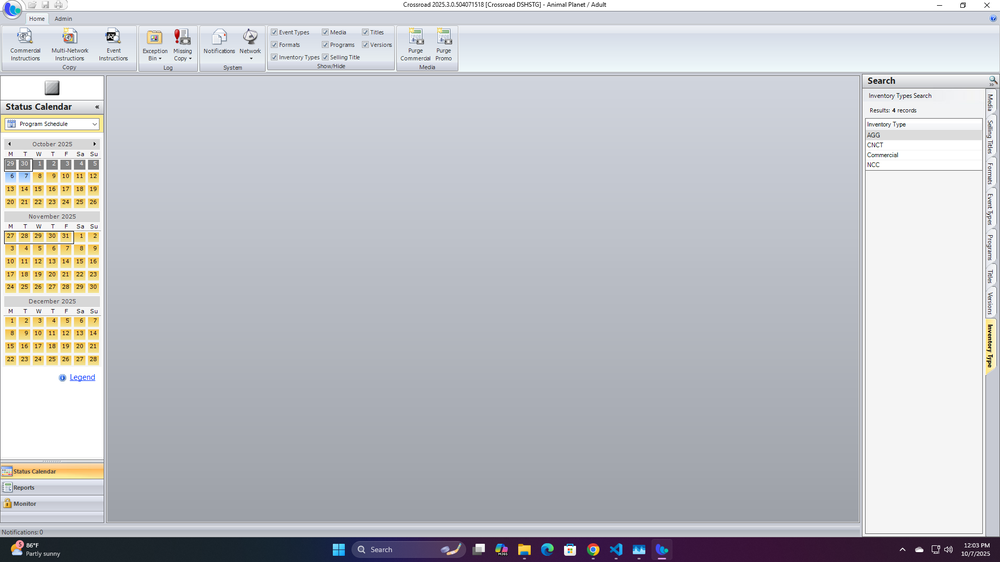
#> input picture src/workflow_module/actions_2/assets/Full_App_Screenshoot.png, 1000 x 562 px, shrunk from 1920 x 1080 before the run; its folder holds only this picture in this run
$ python -i computer_vision_utils.py   (imports and definitions only)
#> lines starting #> are read from the running program, lines starting #| are printed output that depends on the picture; after the words box and inside, x2 and y2 are one past the last pixel; in counts of white or black regions, pixels touching at a corner belong together
#> further down, picture is the input picture: shape (562, 1000, 3); mean B, G, R 198.7, 193.5, 191.4
#!/usr/bin/env python3
"""
Computer Vision Helper Module

This module provides basic OpenCV functionality for image processing,
screenshot capture, and visual verification operations.

Core Functions:
- take_screenshot: Capture current screen state
- save_screenshot: Save screenshot to file
- load_image: Load image from file
- convert_color: Convert between color spaces

This module focuses on low-level CV operations that other modules can build upon.
"""

import cv2
import numpy as np
import pyautogui
from typing import Optional, Tuple, Dict
from datetime import datetime
from pathlib import Path


# [162 lines left out: functions take_screenshot, save_screenshot, load_image, crop_image, not called in this run]

def preprocess_image_for_ocr(image: np.ndarray) -> Optional[np.ndarray]:
    """
    Preprocess an image for OCR to remove artifacts like cursors and underlines.

    Args:
        image: Input image to preprocess

    Returns:
        Preprocessed image or None if failed
    """
    try:
        if image is None:
            return None

        # Convert to grayscale
        gray = cv2.cvtColor(image, cv2.COLOR_BGR2GRAY)
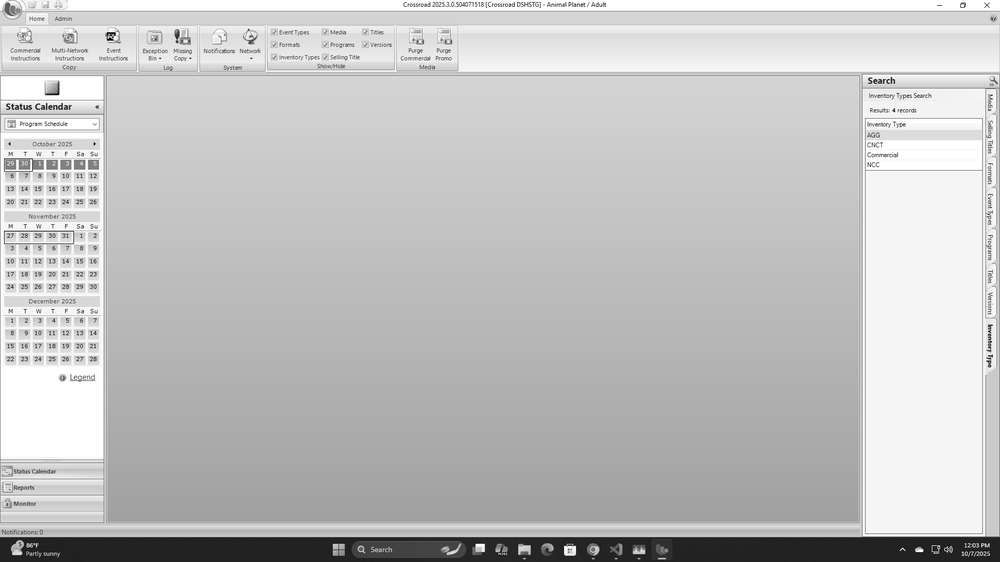
#> gray: shape (562, 1000); min 0, max 255, mean 193.6

        # Apply adaptive thresholding to binarize the image
        thresh = cv2.adaptiveThreshold(
            gray, 255, cv2.ADAPTIVE_THRESH_GAUSSIAN_C,
            cv2.THRESH_BINARY_INV, 11, 2
        )
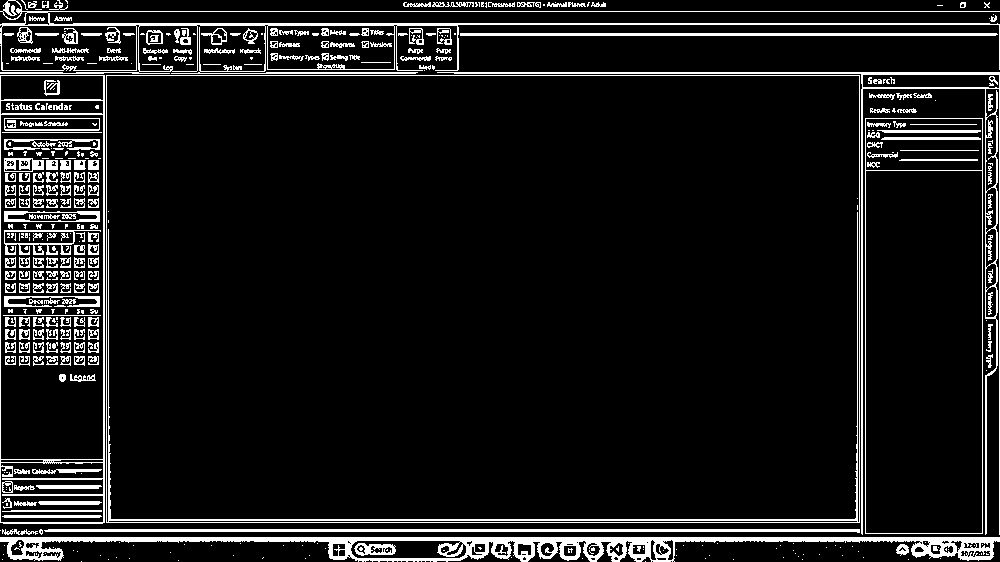
#> thresh: shape (562, 1000); 9% white; 454 white regions (215 under 20 px), largest, box (x1, y1, x2, y2) and area: (0, 537, 1000, 562) 9037, (0, 0, 1000, 74) 5483, (106, 75, 860, 523) 4692

        # Apply morphological operations to remove small artifacts (e.g., cursor)
        kernel = np.ones((3,3), np.uint8)
        cleaned = cv2.morphologyEx(thresh, cv2.MORPH_OPEN, kernel, iterations=1)
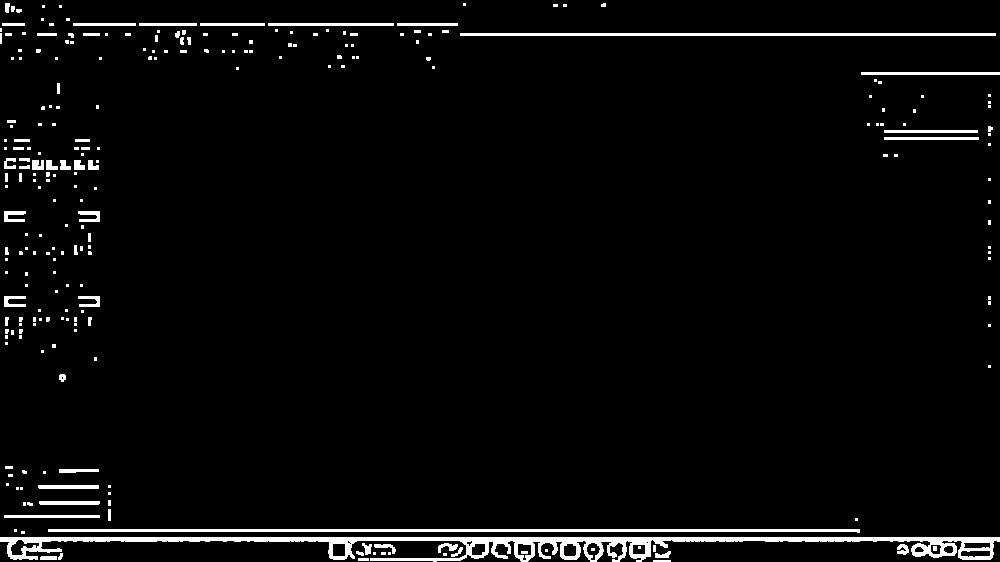
#> cleaned: shape (562, 1000); 3.6% white; 252 white regions (177 under 20 px), largest, box (x1, y1, x2, y2) and area: (0, 537, 1000, 562) 8010, (48, 529, 860, 533) 2439, (460, 33, 996, 36) 1608

        # Dilate to enhance text
        dilated = cv2.dilate(cleaned, kernel, iterations=1)
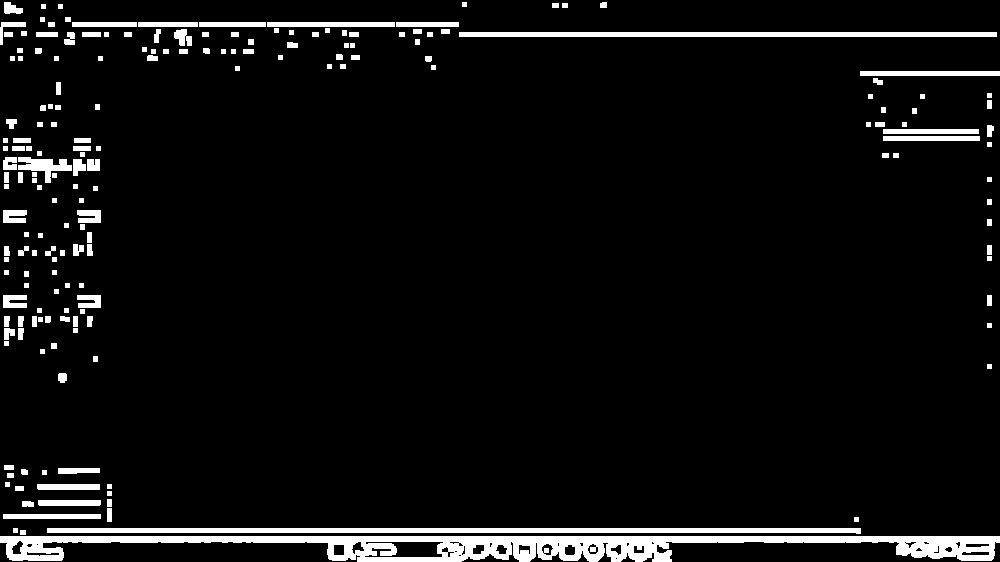
#> dilated: shape (562, 1000); 6% white; 188 white regions, largest, box (x1, y1, x2, y2) and area: (0, 536, 1000, 562) 13188, (47, 528, 861, 534) 4075, (459, 32, 997, 37) 2690

        return dilated

    except Exception as e:
        print(f"[CV ERROR] Failed to preprocess image for OCR: {e}")
        return None

# [244 lines left out: functions match_template_in_region, find_template_in_region, detect_loading_circle, not called in this run]

>>> import cv2
>>> picture = cv2.imread('../assets/Full_App_Screenshoot.png')
>>> result = preprocess_image_for_ocr(picture)

$ run again, on src/workflow_module/actions_2/assets/calendar_screenshoot.png
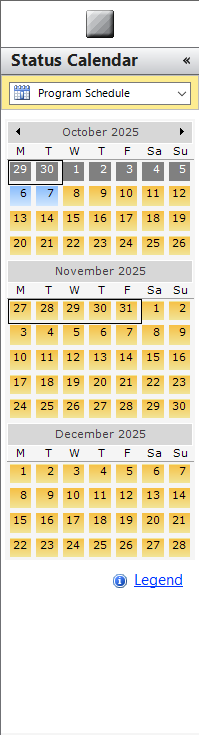
#> input picture src/workflow_module/actions_2/assets/calendar_screenshoot.png, 199 x 735 px
#> picture is the input picture: shape (735, 199, 3); mean B, G, R 203.1, 225.2, 232.3
#> in preprocess_image_for_ocr, `thresh = cv2.adaptiveThreshold( gray, 255, cv2.ADAPTIVE_THRESH_GAUSSIA..`:
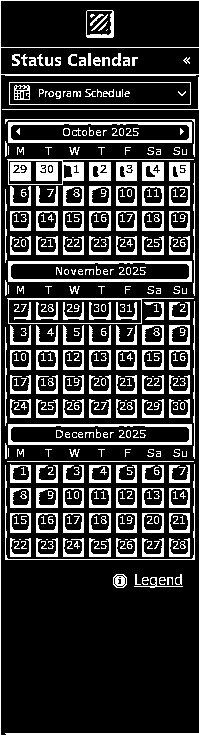
#> thresh: shape (735, 199); 20.8% white; 381 white regions (115 under 20 px), largest, box (x1, y1, x2, y2) and area: (0, 0, 199, 735) 1520, (8, 261, 192, 282) 1183, (8, 122, 192, 143) 1178
#> cleaned: shape (735, 199); 10.8% white; 226 white regions (109 under 20 px), largest, box (x1, y1, x2, y2) and area: (8, 261, 192, 282) 1056, (8, 122, 192, 143) 984, (8, 424, 192, 445) 939
#> in preprocess_image_for_ocr, `dilated = cv2.dilate(cleaned, kernel, iterations=1)`:
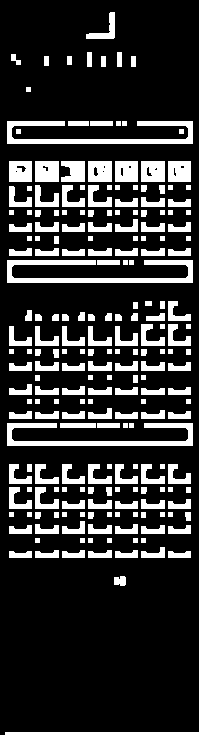
#> dilated: shape (735, 199); 18.9% white; 220 white regions, largest, box (x1, y1, x2, y2) and area: (7, 260, 193, 283) 1762, (7, 121, 193, 144) 1642, (7, 423, 193, 446) 1567
